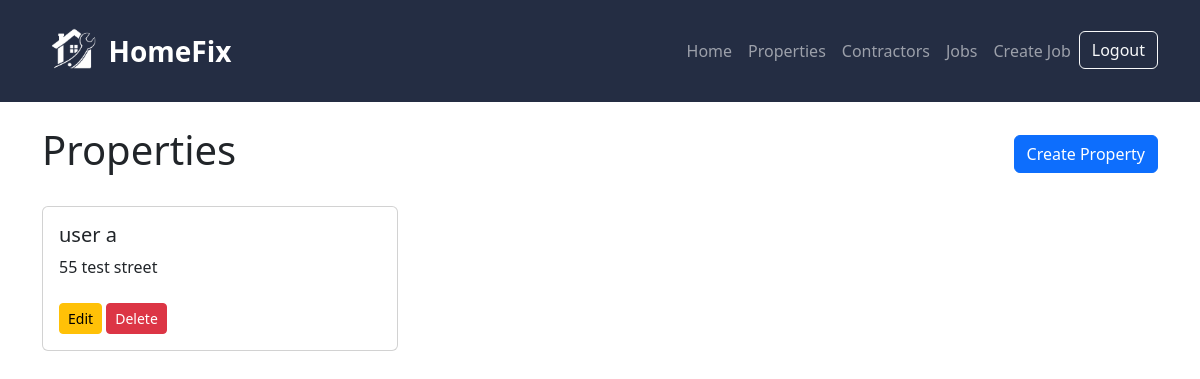
The page /properties/ (signed in) on the database as committed earlier.
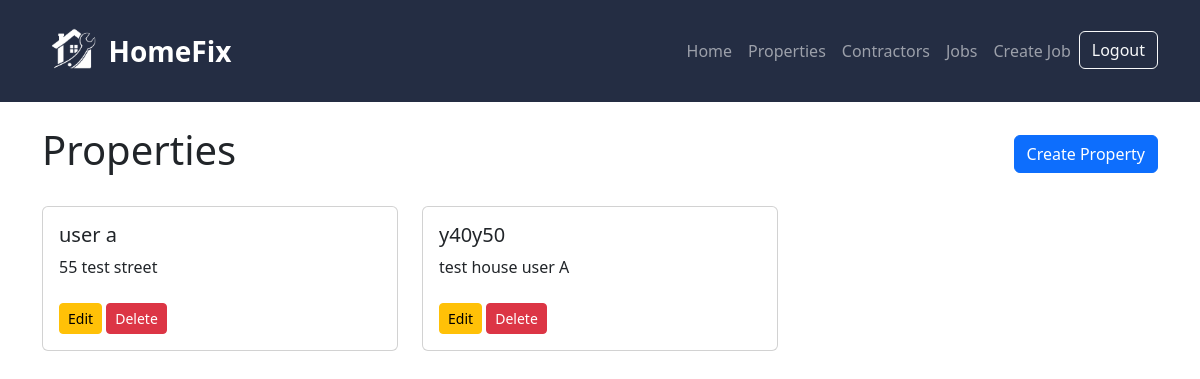
The same page on the database as committed later.
### maintenance/models.py (models this page shows, shortened)
class Property(models.Model):
    PROPERTY_TYPES = [
        ('house', 'House'),
        ('flat', 'Flat'),
        ('bungalow', 'Bungalow'),
        ('other', 'Other'),
    ]
    user = models.ForeignKey(
        User,
        on_delete=models.CASCADE,
        null=True,
        blank=True
    )
    name = models.CharField(max_length=100)
    address = models.TextField()
    property_type = models.CharField(
        max_length=20,
        choices=PROPERTY_TYPES
    )
    created_at = models.DateTimeField(auto_now_add=True)

### maintenance/views.py (the view)
# urls.py: path('properties/', views.property_list, name='property_list'),
@login_required
def property_list(request):
    properties = Property.objects.filter(
        user=request.user
    )
    return render(
        request,
        'maintenance/property_list.html',
        {'properties': properties}
    )

### maintenance/templates/maintenance/property_list.html
{% extends 'maintenance/base.html' %}
{% block content %}
<div class="d-flex justify-content-between align-items-center mb-4">
    <h1>Properties</h1>
    <a href="{% url 'create_property' %}" class="btn btn-primary">
        Create Property
    </a>
</div>
<div class="row">
    {% for property in properties %}
    <div class="col-md-4 mb-3">
        <div class="card">
            <div class="card-body">
                <h5 class="card-title">
                    {{ property.name }}
                </h5>
                <p class="card-text">
                    {{ property.address }}
                </p>
                <a href="/properties/edit/{{ property.id }}/" class="btn btn-warning btn-sm mt-2">
                    Edit
                </a>
                <a href="/properties/delete/{{ property.id }}/" class="btn btn-danger btn-sm mt-2">
                    Delete
                </a>
            </div>
        </div>
    </div>
    {% endfor %}
</div>
{% endblock %}

Rows that differ between the two databases and show on the page:
added Property: name "y40y50", address "test house user A"
